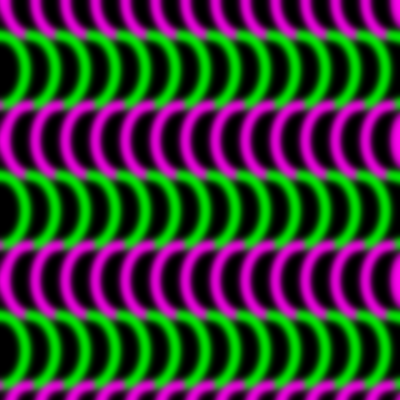
Frame 1 (no input)
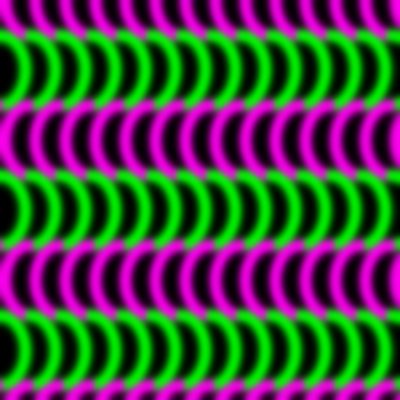
Frame 2 (the mouse pressed at the canvas centre, redrawn once)

The Processing sketch that drew these frames (run headless with seeded random() and noise(); the mouse was pressed at the canvas centre and the sketch redrawn once):

// Processing sketch: processing_48850
// ── processing_48850.pde

void setup() {
  size(400, 400);
  background(0);
  smooth();
  noLoop();
}

void draw() {
  strokeWeight(10);
  noFill();
  for (int i = 0; i < 4;i++) {
    for (int j = 0; j < 15;j++) {
      stroke(255, 0, 240);
      arc(j*30, i*140, 50, 70, PI/2, PI*3/2);
      stroke(0, 255, 0);
      arc(j*30, i*140+70, 50, 70, -PI/2, PI/2);
    }
  }
  filter(BLUR, 3);
}
